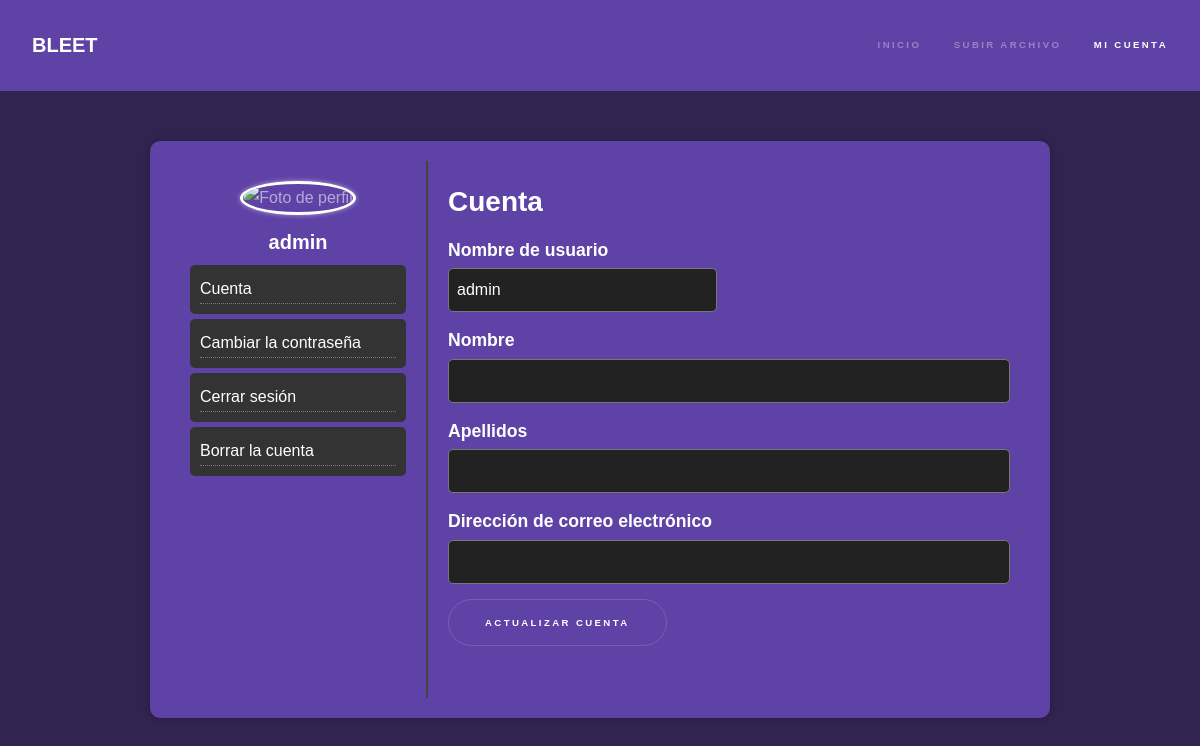
Before: /mi_cuenta.php (signed in) with the older database file.
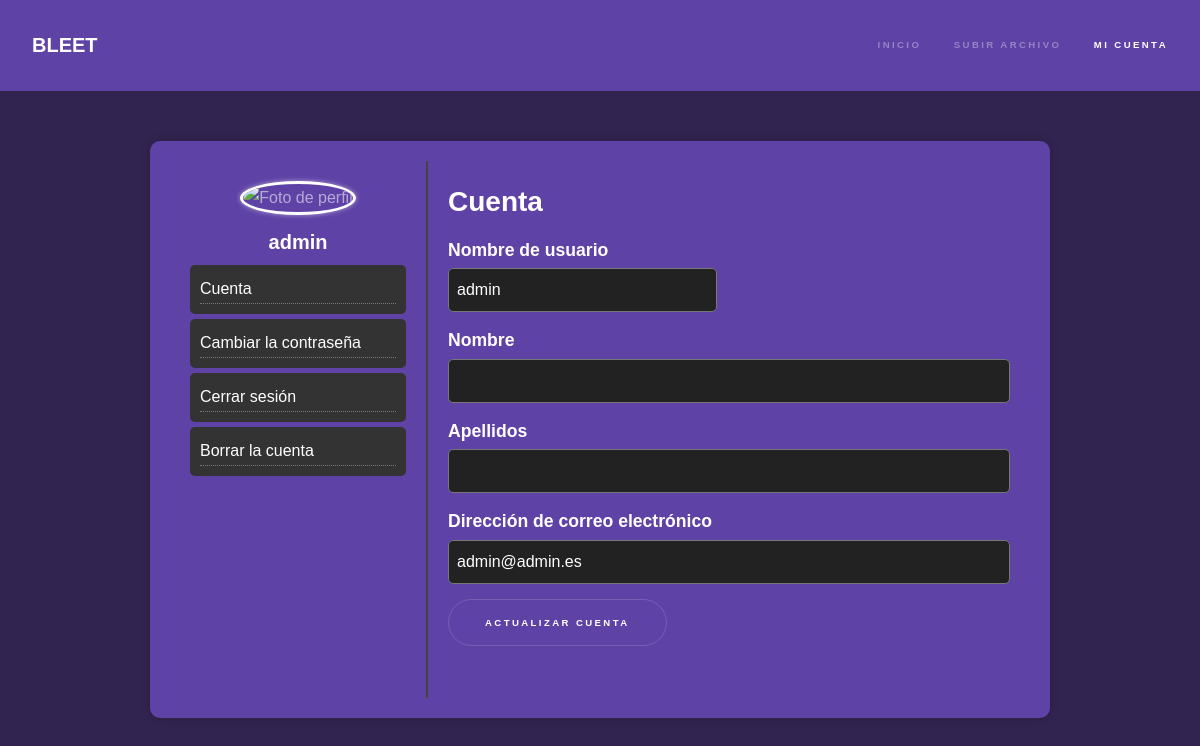
After: the same page with the newer database file.
### tables this page shows
CREATE TABLE usuarios (
    usuario VARCHAR(50) NOT NULL PRIMARY KEY,
    password VARCHAR(255) NOT NULL,
    email VARCHAR(50) NOT NULL,
    admin TINYINT(1) NOT NULL DEFAULT 0 CHECK (admin IN (0, 1)),
    id_departamento INT,
    FOREIGN KEY (id_departamento) REFERENCES departamentos(id_departamento)
);

### html/mi_cuenta.php (the view, shortened to what this page needs)
<?php
require 'db.php';
$usuario = $_SESSION['usuario'];
$stmt = $conn->prepare("SELECT nombre, apellidos, email FROM usuarios WHERE usuario = :usuario");
$stmt->bindParam(':usuario', $usuario);
$stmt->execute();
$user = $stmt->fetch(PDO::FETCH_ASSOC);
?>
<!DOCTYPE html>
<html>
<head>
    <link rel="stylesheet" href="assets/css/main.css" />
</head>
<body class="is-preload">
    <header id="header">
        <a href="index.php" class="title">BLEET</a>
        <nav>
            <ul>
                <li><a href="index.php">Inicio</a></li>
                <li><a href="subir-archivos.php">Subir archivo</a></li>
                <li><a href="mi-cuenta.php" class="active">Mi Cuenta</a></li>
            </ul>
        </nav>
    </header>
    <div class="container">
        <div class="sidebar">
            <img src="assets/images/perfil.jpg" alt="Foto de perfil" class="profile-pic">
            <div class="username"><?php echo htmlspecialchars($usuario); ?></div>
            <nav>
                <ul>
                    <li><a href="#">Cuenta</a></li>
                    <li><a href="#">Cambiar la contraseña</a></li>
                    <li><a href="#">Cerrar sesión</a></li>
                    <li><a href="#">Borrar la cuenta</a></li>
                </ul>
            </nav>
        </div>
        <div class="content">
            <h2 style="color:#fff;">Cuenta</h2>
            <form method="POST">
                <div class="form-group">
                    <label>Nombre de usuario</label>
                    <div class="row gtr-uniform">
                        <div class="col-6 col-12-xsmall">
                        <input type="text" value="<?= htmlspecialchars($usuario) ?>" readonly>
                        </div>
                    </div>
                </div>
                <div class="form-group">
                    <label>Nombre</label>
                    <input type="text" name="nombre" value="<?= htmlspecialchars($user['nombre'] ?? '') ?>">
                </div>
                <div class="form-group">
                    <label>Apellidos</label>
                    <input type="text" name="apellidos" value="<?= htmlspecialchars($user['apellidos'] ?? '') ?>">
                </div>
                <div class="form-group">
                    <label>Dirección de correo electrónico</label>
                    <input type="email" name="email" value="<?= htmlspecialchars($user['email'] ?? '') ?>">
                </div>
                <button type="submit">Actualizar cuenta</button>
            </form>
        </div>
    </div>
</body>
</html>

### html/mi_cuenta.php (style rules this page uses)
.container { margin-top: 50px; display: flex; max-width: 900px; margin-left: auto; margin-right: auto; background: #5e42a6; padding: 20px; border-radius: 10px; box-shadow: 0 0 10px rgba(0, 0, 0, 0.2); }
.sidebar { width: 30%; padding: 20px; text-align: center; border-right: 2px solid #444; }
.profile-pic { width: 120px; height: 120px; border-radius: 50%; object-fit: cover; border: 3px solid #fff; box-shadow: 0 0 5px rgba(255, 255, 255, 0.5); }
.username { font-size: 20px; font-weight: bold; margin-top: 10px; color: #fff; }
.sidebar nav ul { list-style: none; padding: 0; }
.sidebar nav ul li { padding: 10px; background: #333; margin: 5px 0; border-radius: 5px; text-align: left; }
.sidebar nav ul li a { color: #fff; text-decoration: none; display: block; }
.content { width: 70%; padding: 20px; }
.form-group { margin-bottom: 15px; }
.form-group label { display: block; color: #fff; margin-bottom: 5px; }
.form-group input { width: 100%; padding: 8px; border: 1px solid #777; border-radius: 5px; background: #222; color: #fff; }

Changed rows visible on the page:
now on this page (row edited): usuarios: email "admin@admin.es"
